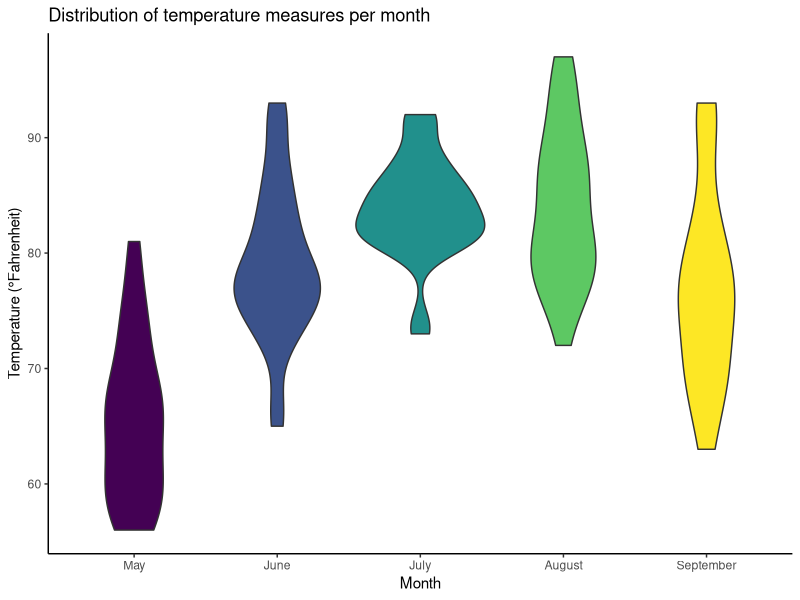
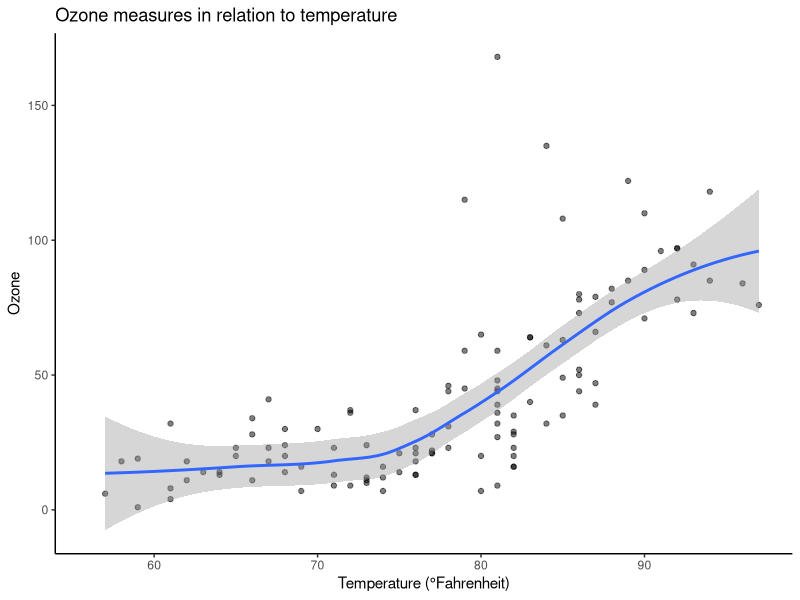
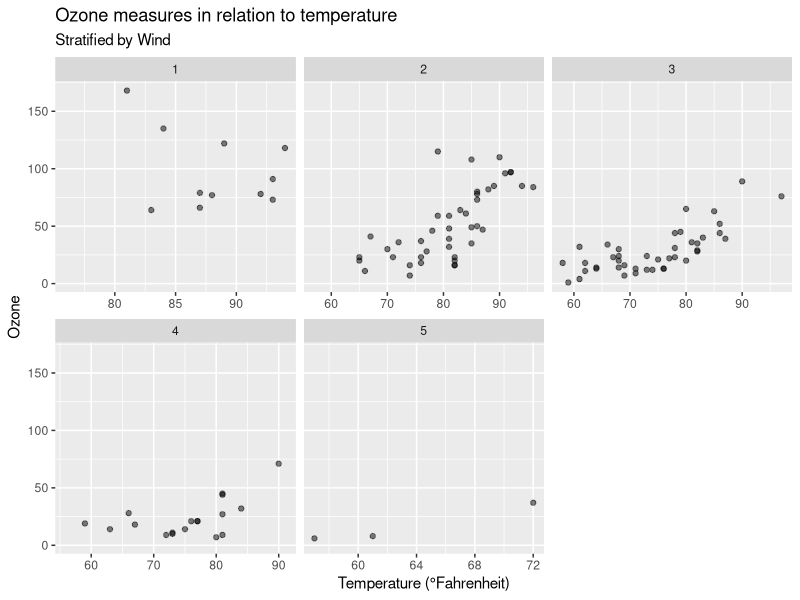
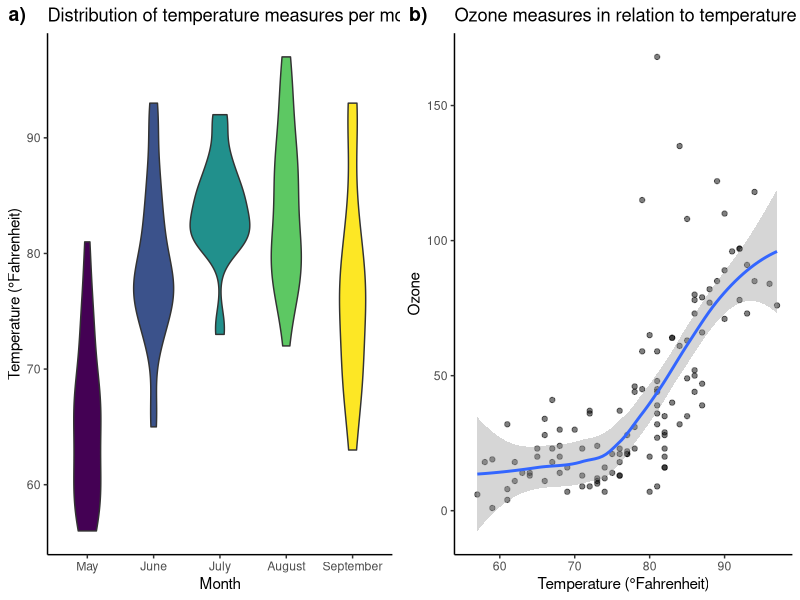

Write the R code that produced these figures, in order.
library(tidyverse)
library(ggpubr)
#install.packages("ggpubr")

# Today we use the R-package viridis with provides colorblind-friendly 
# color scale. Please load it into the environment. (If needed, install first)
#install.packages("viridis")
library(viridis)

# R provides built-in datasets which can be loaded and used to practice
# You can take a look at all available datasets with this command: 

help(package="datasets")

# Let's load the dataset "airquality" for our ggplot warm-up exercise
# The "airquality" dataset provides New York Air quality measurements from May - September 
# for a specific year. 

data("airquality")

# Notice that "airquality" is immediately available in the environment 
# You should not use an assignment operator to load the built-in dataset into the environment. 

airquality$Month <- as.factor(airquality$Month)
levels(airquality$Month) <- c("May", "June", "July", "August", "September")


# Create a figure displaying the distribution of temperature measures
# for each month in a violin plot. Add axis labels and a title as well
# by using the labs command. Save the plot as fig1 

fig1 <- 
  ggplot(data = airquality) + 
  geom_violin(aes(x = Month, y = Temp, fill = Month))+
  labs(title = "Distribution of temperature measures per month", 
       x = "Month", 
       y = "Temperature (°Fahrenheit)")+ 
  scale_fill_viridis(discrete = TRUE)+ 
  theme_classic()+
  theme(legend.position = "none") # removes the legend for fill 

plot(fig1)


# Now we would like to explore the relationship between temperature 
# and ozone measures. Create a scatter plot using geom_point() and 
# add a smoother with stat_smooth 
# Save the figure as fig2 

fig2 <- 
  ggplot(data = airquality) + 
  geom_point(aes(x = Temp, y = Ozone), 
             alpha = 0.5)+ # adjust opacity with alpha to improve visibility
  stat_smooth(aes(x = Temp, y = Ozone), method = "loess")+ 
  labs(title = "Ozone measures in relation to temperature", 
       x = "Temperature (°Fahrenheit)", 
       y = "Ozone")+
  theme_classic()

plot(fig2)


# As a last warm-up exercise we want to look 
# at the relationship between Temperature and Ozone 
# stratified by Wind measure. To accomplish this
# we use the command findInterval, and apply 
# it over a sequence of values from the minimal to maximal temperature 
# measures 

min(airquality$Wind)
max(airquality$Wind)
findInterval(airquality$Wind, seq(1.7, 20.7, 4))
# bins 1 - 5 were created for the values of Wind 

# We add the binned Wind measures to the dataframe 
airquality$Wind_bin <- findInterval(airquality$Wind, seq(1.7, 20.7, 4))


# Now create a scatter plot stratified by the binned values of Wind 
# with the help of facet_wrap()
# Save as fig3.  
fig3 <- 
  ggplot(data = airquality) + 
  facet_wrap(~ Wind_bin, 
             scales = "free_x")+ # has to be added so that all x-axis values are displayed
  geom_point(aes(x = Temp, y = Ozone), 
                alpha = 0.5)+
  labs(title = "Ozone measures in relation to temperature",
       subtitle =  "Stratified by Wind",
       x = "Temperature (°Fahrenheit)", 
       y = "Ozone")
plot(fig3)


# You can then choose to combine figure with 
# ggarrange() from ggpubr package 
ggpubr::ggarrange(fig1, fig2, 
                  nrow = 1, 
                  labels = c("a)", "b)")) 

                  